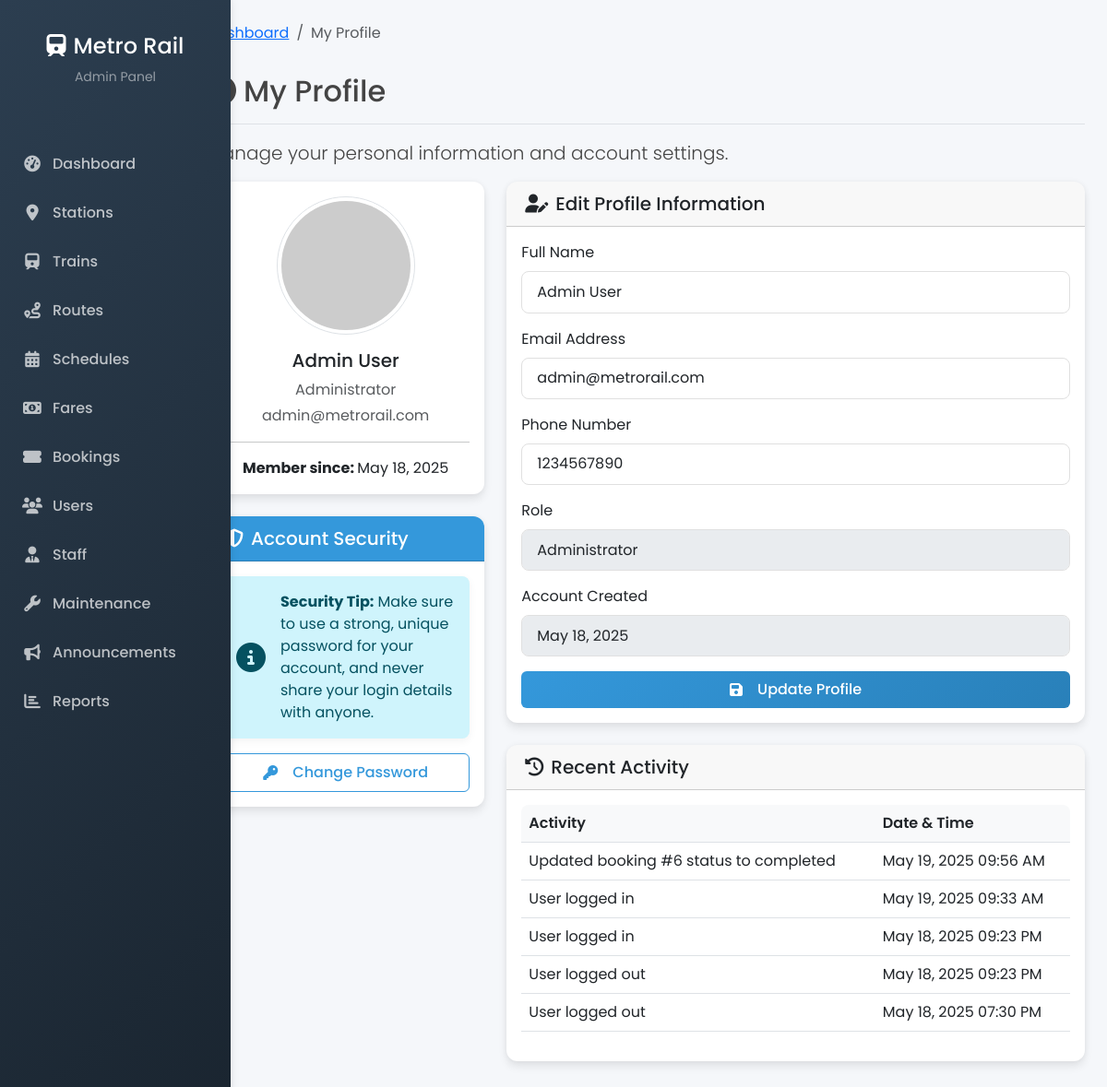
Screenshot of /admin/profile.php (signed in) with the database file from the repository.
### tables this page shows
CREATE TABLE `users` (
  `id` int(11) NOT NULL,
  `name` varchar(100) NOT NULL,
  `email` varchar(100) NOT NULL,
  `phone` varchar(20) NOT NULL,
  `password` varchar(255) NOT NULL,
  `role` enum('admin','staff','user') NOT NULL DEFAULT 'user',
  `status` enum('active','inactive','blocked') NOT NULL DEFAULT 'active',
  `created_at` datetime NOT NULL,
  `updated_at` datetime DEFAULT NULL
);

CREATE TABLE `activity_logs` (
  `id` int(11) NOT NULL,
  `user_id` int(11) DEFAULT NULL,
  `action` varchar(100) NOT NULL,
  `description` text NOT NULL,
  `ip_address` varchar(45) NOT NULL,
  `created_at` datetime NOT NULL
);

### includes/db.php (called while the page is built, shortened)
<?php
try {
    $conn = new mysqli(DB_HOST, DB_USER, DB_PASS, DB_NAME);
} catch (mysqli_sql_exception $e) {
    if (DEBUG_MODE) {
        die('Database Connection Failed: ' . $e->getMessage());
    } else {
        die('Database Connection Failed. Please try again later.');
    }
}
$conn->set_charset('utf8');
function executeQuery($sql, $params = []) {
    global $conn;
    $stmt = $conn->prepare($sql);
    if ($stmt === false) {
        return false;
    }    if (!empty($params)) {
        $types = '';
        $bindParams = [];
        foreach ($params as $param) {
            if (is_int($param)) {
                $types .= 'i';
            } elseif (is_float($param)) {
                $types .= 'd';
            } elseif (is_string($param)) {
                $types .= 's';
            } else {
                $types .= 'b';
            }
            $bindParams[] = $param;
        }
        $bindParamsRef = [];
        $bindParamsRef[0] = $types;
        for ($i = 0; $i < count($bindParams); $i++) {
            $bindParamsRef[$i+1] = &$bindParams[$i];
        }
        call_user_func_array([$stmt, 'bind_param'], $bindParamsRef);
    }
    $stmt->execute();
    $result = $stmt->get_result();
    return $result;
}
function fetchRow($sql, $params = []) {
    $result = executeQuery($sql, $params);
    if ($result && $result->num_rows > 0) {
        return $result->fetch_assoc();
    }
    return null;
}
function fetchRows($sql, $params = []) {
    $result = executeQuery($sql, $params);
    $rows = [];
    if ($result && $result->num_rows > 0) {
        while ($row = $result->fetch_assoc()) {
            $rows[] = $row;
        }
    }
    return $rows;
}

### admin/profile.php (the view, shortened to what this page needs)
<?php
require_once '../includes/db.php';
$userId = $_SESSION['user_id'];
$admin = fetchRow("SELECT * FROM users WHERE id = ?", [$userId]);
?>
<!DOCTYPE html>
<html lang="en">
<head>
    <link href="https://cdn.jsdelivr.net/npm/bootstrap@5.3.0/dist/css/bootstrap.min.css" rel="stylesheet">
    <link rel="stylesheet" href="https://cdn.jsdelivr.net/npm/bootstrap-icons@1.10.0/font/bootstrap-icons.css">
    <link href="https://cdnjs.cloudflare.com/ajax/libs/font-awesome/6.4.0/css/all.min.css" rel="stylesheet">
    <link href="<?php echo APP_URL; ?>/css/style.css" rel="stylesheet">
    <link href="<?php echo APP_URL; ?>/css/admin.css" rel="stylesheet">
    <link href="<?php echo APP_URL; ?>/css/admin_modern.css" rel="stylesheet">
</head>
<body>
    <div class="container-fluid">
        <div class="row">
            <?php include '../includes/admin_sidebar.php'; ?>
                        <div class="col-md-9 ms-sm-auto col-lg-10 px-md-4 py-4 main-content">
                <nav aria-label="breadcrumb">
                    <ol class="breadcrumb">
                        <li class="breadcrumb-item"><a href="<?php echo APP_URL; ?>/admin/index.php">Dashboard</a></li>
                        <li class="breadcrumb-item active" aria-current="page">My Profile</li>
                    </ol>
                </nav>
                <div class="d-flex justify-content-between flex-wrap flex-md-nowrap align-items-center pt-3 pb-2 mb-3 border-bottom">
                    <h1 class="h2"><i class="fas fa-user-circle me-2"></i>My Profile</h1>
                </div>
                <p class="lead">Manage your personal information and account settings.</p>
                <div class="row">
                    <div class="col-md-4 mb-4">
                        <div class="card">
                            <div class="card-body text-center">
                                <img src="https://via.placeholder.com/150" alt="Admin Profile Picture" class="rounded-circle img-thumbnail mb-3" style="width: 150px; height: 150px;">
                                <h5><?php echo $admin['name']; ?></h5>
                                <p class="text-muted mb-1">Administrator</p>
                                <p class="text-muted"><?php echo $admin['email']; ?></p>
                                <hr>
                                <div class="d-flex justify-content-center">
                                    <p class="mb-0"><strong>Member since: </strong><?php echo date('F j, Y', strtotime($admin['created_at'])); ?></p>
                                </div>
                            </div>
                        </div>
                        <div class="card mt-4">
                            <div class="card-header bg-primary text-white">
                                <h5 class="mb-0"><i class="fas fa-shield-alt me-2"></i>Account Security</h5>
                            </div>
                            <div class="card-body">
                                <div class="alert alert-info mb-0">
                                    <div class="d-flex align-items-center">
                                        <i class="fas fa-info-circle fa-2x me-3"></i>
                                        <div>
                                            <strong>Security Tip:</strong> Make sure to use a strong, unique password for your account, and never share your login details with anyone.
                                        </div>
                                    </div>
                                </div>
                                <div class="d-grid gap-2 mt-3">
                                    <a href="change_password.php" class="btn btn-outline-primary">
                                        <i class="fas fa-key me-2"></i>Change Password
                                    </a>
                                </div>
                            </div>
                        </div>
                    </div>
                    <div class="col-md-8">
                        <div class="card mb-4">
                            <div class="card-header">
                                <h5 class="mb-0"><i class="fas fa-user-edit me-2"></i>Edit Profile Information</h5>
                            </div>
                            <div class="card-body">
                                <form action="<?php echo $_SERVER['PHP_SELF']; ?>" method="POST">
                                    <div class="mb-3">
                                        <label for="name" class="form-label">Full Name</label>
                                        <input type="text" class="form-control" id="name" name="name" value="<?php echo $admin['name']; ?>" required>
                                    </div>
                                    <div class="mb-3">
                                        <label for="email" class="form-label">Email Address</label>
                                        <input type="email" class="form-control" id="email" name="email" value="<?php echo $admin['email']; ?>" required>
                                    </div>
                                    <div class="mb-3">
                                        <label for="phone" class="form-label">Phone Number</label>
                                        <input type="tel" class="form-control" id="phone" name="phone" value="<?php echo $admin['phone']; ?>" required>
                                    </div>
                                    <div class="mb-3">
                                        <label for="role" class="form-label">Role</label>
                                        <input type="text" class="form-control" id="role" value="Administrator" disabled>
                                    </div>
                                    <div class="mb-3">
                                        <label for="created_at" class="form-label">Account Created</label>
                                        <input type="text" class="form-control" id="created_at" value="<?php echo date('F j, Y', strtotime($admin['created_at'])); ?>" disabled>
                                    </div>
                                    <div class="d-grid gap-2">
                                        <button type="submit" class="btn btn-primary">
                                            <i class="fas fa-save me-2"></i>Update Profile
                                        </button>
                                    </div>
                                </form>
                            </div>
                        </div>
                        <div class="card">
                            <div class="card-header">
                                <h5 class="mb-0"><i class="fas fa-history me-2"></i>Recent Activity</h5>
                            </div>
                            <div class="card-body">
                                <div class="table-responsive">
                                    <table class="table table-hover">
                                        <thead>
                                            <tr>
                                                <th>Activity</th>
                                                <th>Date & Time</th>
                                            </tr>
                                        </thead>
                                        <tbody>                                            <?php
                                            $activities = fetchRows("
                                                SELECT * FROM activity_logs
                                                WHERE user_id = ?
                                                ORDER BY created_at DESC
                                                LIMIT 5
                                            ", [$userId]);
                                            if ($activities) {
                                                foreach ($activities as $activity) {
                                                    echo "<tr>";
                                                    echo "<td>{$activity['description']}</td>";
                                                    echo "<td>" . date('M d, Y h:i A', strtotime($activity['created_at'])) . "</td>";
                                                    echo "</tr>";
                                                }
                                            } else {
                                                echo "<tr><td colspan='2' class='text-center'>No recent activity found.</td></tr>";
                                            }
                                            ?>
                                        </tbody>
                                    </table>
                                </div>
                            </div>
                        </div>
                    </div>                </div>
            </div>
        </div>
    </div>
</body>
</html>

### rows the page displays
users: name "Admin User", email "admin@metrorail.com", created_at "May 18, 2025", phone "1234567890"
activity_logs: description "Updated booking #6 status to completed", created_at "May 19, 2025 09:56 AM"
activity_logs: description "User logged in", created_at "May 19, 2025 09:33 AM"
activity_logs: description "User logged in", created_at "May 18, 2025 09:23 PM"
activity_logs: description "User logged out", created_at "May 18, 2025 09:23 PM"
activity_logs: description "User logged out", created_at "May 18, 2025 07:30 PM"
